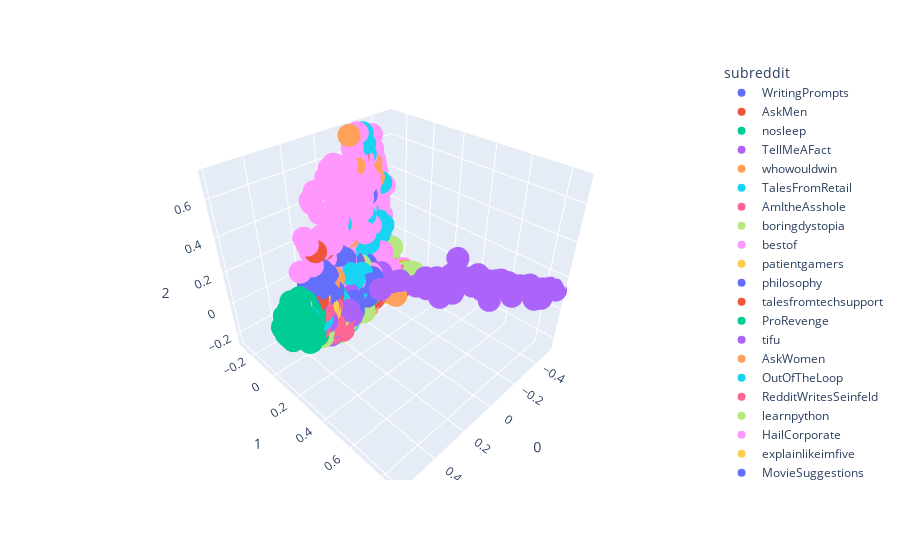

The notebook cell this image was saved under:
### Code cell
groups = plot_df.groupby('subreddit')

# Plot
fig, ax = plt.subplots()

fig.set_size_inches(30, 15)
ax.margins(0.05) # Optional, just adds 5% padding to the autoscaling
for name, group in groups:
    ax.plot(group[0], group[1],group[2] marker='o', linestyle='', ms=12, label=name)

x = decom.transform(vect.transform(["Am i the asshole"]).todense())[0]
ax.plot(x[0],x[1],x[2],marker="o", linestyle="", ms=12, label="Your Post", c="black")

ax.legend()

plt.show()

### Figure 1 — Plotly figure (JSON) as saved in the notebook; plotly's stock layout.template omitted (floating-point values rounded to 4 significant figures; data arrays with more than 128 entries replaced by an {"elided": "..."} marker saying what was removed)
{"data": [{"hovertemplate": "subreddit=WritingPrompts<br>0=%{x}<br>1=%{y}<br>2=%{z}<extra></extra>", "legendgroup": "WritingPrompts", "marker": {"color": "#636efa", "symbol": "circle"}, "mode": "markers", "name": "WritingPrompts", "scene": "scene", "showlegend": true, "type": "scatter3d", "x": {"elided": "208 float values"}, "y": {"elided": "208 float values"}, "z": {"elided": "208 float values"}}, {"hovertemplate": "subreddit=AskMen<br>0=%{x}<br>1=%{y}<br>2=%{z}<extra></extra>", "legendgroup": "AskMen", "marker": {"color": "#EF553B", "symbol": "circle"}, "mode": "markers", "name": "AskMen", "scene": "scene", "showlegend": true, "type": "scatter3d", "x": {"elided": "203 float values"}, "y": {"elided": "203 float values"}, "z": {"elided": "203 float values"}}, {"hovertemplate": "subreddit=nosleep<br>0=%{x}<br>1=%{y}<br>2=%{z}<extra></extra>", "legendgroup": "nosleep", "marker": {"color": "#00cc96", "symbol": "circle"}, "mode": "markers", "name": "nosleep", "scene": "scene", "showlegend": true, "type": "scatter3d", "x": {"elided": "202 float values"}, "y": {"elided": "202 float values"}, "z": {"elided": "202 float values"}}, {"hovertemplate": "subreddit=TellMeAFact<br>0=%{x}<br>1=%{y}<br>2=%{z}<extra></extra>", "legendgroup": "TellMeAFact", "marker": {"color": "#ab63fa", "symbol": "circle"}, "mode": "markers", "name": "TellMeAFact", "scene": "scene", "showlegend": true, "type": "scatter3d", "x": {"elided": "192 float values"}, "y": {"elided": "192 float values"}, "z": {"elided": "192 float values"}}, {"hovertemplate": "subreddit=whowouldwin<br>0=%{x}<br>1=%{y}<br>2=%{z}<extra></extra>", "legendgroup": "whowouldwin", "marker": {"color": "#FFA15A", "symbol": "circle"}, "mode": "markers", "name": "whowouldwin", "scene": "scene", "showlegend": true, "type": "scatter3d", "x": {"elided": "185 float values"}, "y": {"elided": "185 float values"}, "z": {"elided": "185 float values"}}, {"hovertemplate": "subreddit=TalesFromRetail<br>0=%{x}<br>1=%{y}<br>2=%{z}<extra></extra>", "legendgroup": "TalesFromRetail", "marker": {"color": "#19d3f3", "symbol": "circle"}, "mode": "markers", "name": "TalesFromRetail", "scene": "scene", "showlegend": true, "type": "scatter3d", "x": {"elided": "201 float values"}, "y": {"elided": "201 float values"}, "z": {"elided": "201 float values"}}, {"hovertemplate": "subreddit=AmItheAsshole<br>0=%{x}<br>1=%{y}<br>2=%{z}<extra></extra>", "legendgroup": "AmItheAsshole", "marker": {"color": "#FF6692", "symbol": "circle"}, "mode": "markers", "name": "AmItheAsshole", "scene": "scene", "showlegend": true, "type": "scatter3d", "x": {"elided": "180 float values"}, "y": {"elided": "180 float values"}, "z": {"elided": "180 float values"}}, {"hovertemplate": "subreddit=boringdystopia<br>0=%{x}<br>1=%{y}<br>2=%{z}<extra></extra>", "legendgroup": "boringdystopia", "marker": {"color": "#B6E880", "symbol": "circle"}, "mode": "markers", "name": "boringdystopia", "scene": "scene", "showlegend": true, "type": "scatter3d", "x": {"elided": "202 float values"}, "y": {"elided": "202 float values"}, "z": {"elided": "202 float values"}}, {"hovertemplate": "subreddit=bestof<br>0=%{x}<br>1=%{y}<br>2=%{z}<extra></extra>", "legendgroup": "bestof", "marker": {"color": "#FF97FF", "symbol": "circle"}, "mode": "markers", "name": "bestof", "scene": "scene", "showlegend": true, "type": "scatter3d", "x": {"elided": "200 float values"}, "y": {"elided": "200 float values"}, "z": {"elided": "200 float values"}}, {"hovertemplate": "subreddit=patientgamers<br>0=%{x}<br>1=%{y}<br>2=%{z}<extra></extra>", "legendgroup": "patientgamers", "marker": {"color": "#FECB52", "symbol": "circle"}, "mode": "markers", "name": "patientgamers", "scene": "scene", "showlegend": true, "type": "scatter3d", "x": {"elided": "184 float values"}, "y": {"elided": "184 float values"}, "z": {"elided": "184 float values"}}, {"hovertemplate": "subreddit=philosophy<br>0=%{x}<br>1=%{y}<br>2=%{z}<extra></extra>", "legendgroup": "philosophy", "marker": {"color": "#636efa", "symbol": "circle"}, "mode": "markers", "name": "philosophy", "scene": "scene", "showlegend": true, "type": "scatter3d", "x": {"elided": "212 float values"}, "y": {"elided": "212 float values"}, "z": {"elided": "212 float values"}}, {"hovertemplate": "subreddit=talesfromtechsupport<br>0=%{x}<br>1=%{y}<br>2=%{z}<extra></extra>", "legendgroup": "talesfromtechsupport", "marker": {"color": "#EF553B", "symbol": "circle"}, "mode": "markers", "name": "talesfromtechsupport", "scene": "scene", "showlegend": true, "type": "scatter3d", "x": {"elided": "205 float values"}, "y": {"elided": "205 float values"}, "z": {"elided": "205 float values"}}, {"hovertemplate": "subreddit=ProRevenge<br>0=%{x}<br>1=%{y}<br>2=%{z}<extra></extra>", "legendgroup": "ProRevenge", "marker": {"color": "#00cc96", "symbol": "circle"}, "mode": "markers", "name": "ProRevenge", "scene": "scene", "showlegend": true, "type": "scatter3d", "x": [0.3792, 0.4289, 0.4187, 0.276, 0.4578, 0.4425, 0.4584, 0.3967, 0.2321, 0.3569, 0.2769, 0.3904, 0.4718, 0.4611, 0.5455, 0.4057, 0.3726, 0.491, 0.4868, 0.4222, 0.4344, 0.4741, 0.3953, 0.4581, 0.4644, 0.4075, 0.4587, 0.2819, 0.3667, 0.472, 0.5049, 0.3565, 0.403, 0.2729, 0.422, 0.4396, 0.4482, 0.4523, 0.4581, 0.5371, 0.4273, 0.4707, 0.3979, 0.2489, 0.3769, 0.4, 0.3803, 0.5562, 0.3036, 0.3222, 0.4747, 0.4236, 0.4746, 0.4354, 0.4897, 0.4414, 0.5202, 0.4036, 0.4939, 0.5713, 0.4886, 0.4887, 0.4904, 0.3156, 0.4597, 0.5732, 0.2617, 0.5297, 0.3607, 0.4704, 0.3015, 0.4787, 0.4665, 0.3946, 0.4147, 0.5105, 0.4103, 0.2798, 0.4758, 0.465, 0.4165, 0.4866, 0.4005, 0.5303, 0.4035, 0.4506, 0.4403, 0.4366], "y": [0.09151, 0.09902, 0.1063, 0.09414, 0.1284, 0.1196, 0.1257, 0.07767, 0.06133, 0.1006, 0.09559, 0.09615, 0.125, 0.1234, 0.1475, 0.1056, 0.06243, 0.1161, 0.08549, 0.0482, 0.08833, 0.1226, 0.06531, 0.1233, 0.1169, 0.09905, 0.1387, 0.0405, 0.08684, 0.1192, 0.1057, 0.0763, 0.09785, 0.03109, 0.1253, 0.1138, 0.1295, 0.104, 0.1172, 0.1508, 0.08677, 0.1214, 0.09, 0.04483, 0.1109, 0.08313, 0.1109, 0.1387, 0.05091, 0.03587, 0.1157, 0.1074, 0.096, 0.1251, 0.09145, 0.1295, 0.1131, 0.1173, 0.1071, 0.1456, 0.1046, 0.1132, 0.1403, 0.07291, 0.1008, 0.1255, 0.04368, 0.1165, 0.101, 0.1542, 0.1021, 0.09233, 0.07872, 0.1118, 0.1016, 0.1236, 0.08105, 0.08252, 0.1237, 0.1349, 0.0748, 0.1102, 0.07591, 0.1279, 0.1005, 0.1176, 0.1058, 0.0728], "z": [0.06977, 0.06461, 0.01066, 0.02449, 0.04243, -0.0117, 0.08508, 0.02543, 0.05311, 0.001808, 0.007808, 0.02529, -0.04246, 0.02251, 0.06605, -0.0138, -0.0249, 0.03299, 0.01214, -0.007815, 0.03817, 0.007351, 0.07558, 0.02397, 0.0162, -0.05401, 0.07889, -0.02811, -0.02752, 0.003986, 0.08527, 0.09058, 0.03157, -0.008821, -0.01969, -0.03228, -0.0566, -0.01308, -0.0172, 0.02287, 0.03577, 0.07201, -0.03124, 0.0003416, -0.008995, 0.06721, -0.04123, 0.01234, 0.04815, 0.05792, 0.02932, 0.01376, 0.03041, 0.001065, 0.07769, -0.02654, 0.06633, -0.03102, 0.0338, 0.04103, 0.03039, 0.06496, 0.03682, 0.005184, 0.01443, 0.04631, 0.02017, 0.009853, -0.02458, -0.04252, -0.07994, 0.1126, 0.08334, -0.0578, 0.01505, 0.0381, 0.09489, -0.02805, 0.0687, -0.06245, 0.06678, 0.03416, 0.007721, 0.04736, -0.01812, -0.02179, 0.09543, -0.01347]}, {"hovertemplate": "subreddit=tifu<br>0=%{x}<br>1=%{y}<br>2=%{z}<extra></extra>", "legendgroup": "tifu", "marker": {"color": "#ab63fa", "symbol": "circle"}, "mode": "markers", "name": "tifu", "scene": "scene", "showlegend": true, "type": "scatter3d", "x": {"elided": "207 float values"}, "y": {"elided": "207 float values"}, "z": {"elided": "207 float values"}}, {"hovertemplate": "subreddit=AskWomen<br>0=%{x}<br>1=%{y}<br>2=%{z}<extra></extra>", "legendgroup": "AskWomen", "marker": {"color": "#FFA15A", "symbol": "circle"}, "mode": "markers", "name": "AskWomen", "scene": "scene", "showlegend": true, "type": "scatter3d", "x": {"elided": "208 float values"}, "y": {"elided": "208 float values"}, "z": {"elided": "208 float values"}}, {"hovertemplate": "subreddit=OutOfTheLoop<br>0=%{x}<br>1=%{y}<br>2=%{z}<extra></extra>", "legendgroup": "OutOfTheLoop", "marker": {"color": "#19d3f3", "symbol": "circle"}, "mode": "markers", "name": "OutOfTheLoop", "scene": "scene", "showlegend": true, "type": "scatter3d", "x": [-0.01258, -0.05963, -0.1812, 0.1099, 0.0433, -0.2646, -0.0867, -0.1113, 0.01455, -0.07106, -0.3022, 0.01726, 0.0006253, -0.1349, -0.1978, -0.1256, 0.009804, -0.1958, -0.06781, 0.007552, -0.07105, -0.02991, -0.1046, -0.2274, -0.07168, -0.09097, -0.103, 0.06587, -0.1028, 0.1409, -0.04545, 0.1361, 0.2164, 0.001378, -0.1142, -0.08792, -0.03692, -0.1045, -0.1333, -0.2759, 0.0478, -0.04324, 0.09589, -0.1119, -0.03159, -0.1323, -0.09345, -0.08415, 0.1344, -0.1228, -0.0866, -0.1236, -0.1894, -0.1172, 0.003456, -0.2765, -0.2025, -0.03435, -0.06092, -0.2648, -0.005372, -0.1626, 0.001897, -0.2487, -0.08529, -0.208, 0.0289, -0.09472, -0.05052, -0.1462, -0.1327, 0.04777, 0.004801, -0.08044, -0.1881, -0.0283, -0.051, 0.02183, -0.17, 0.03039, 0.0009833, 0.1532, -0.169, 0.1412, -0.07118, -0.1564, -0.1664, -0.05012, -0.1778, 0.1325, -0.09177, -0.1239, 0.0263, -0.2051, -0.04376, 0.1328, 0.03525, -0.04487, 0.0798, -0.1067, 0.005679, 0.02941, -0.1763, -0.1066, -0.0535, 0.01184, -0.1057, -0.04848, -0.1011, -0.1859, -0.204, -0.2634, -0.2436, -0.2261, -0.2451, -0.06275, -0.08542, -0.1061, 0.08731, -0.05404, -0.07496, 0.04699, -0.01515], "y": [-0.02682, -0.02208, -0.0489, -0.01915, -0.1027, -0.2049, -0.1052, -0.07272, -0.05812, -0.06956, -0.1603, 0.009185, -0.0547, -0.1665, -0.1603, -0.147, -0.08218, -0.1269, -0.07288, -0.07723, -0.02768, -0.08785, -0.07665, -0.06853, -0.07745, -0.03897, -0.1105, -0.07467, -0.1404, -0.02953, -0.1015, -0.03025, -0.01421, -0.09331, -0.1492, -0.08541, -0.09564, -0.122, -0.1362, -0.1929, -0.01701, -0.1282, -0.03692, -0.1602, -0.09613, -0.09631, -0.0321, -0.08698, 0.01041, -0.09425, -0.03508, -0.1497, -0.1192, -0.09506, -0.02494, -0.2696, -0.07964, -0.07734, -0.07424, -0.2377, -0.06471, -0.09393, -0.0312, -0.2215, -0.09415, -0.1181, 0.003314, -0.1297, -0.0637, -0.1638, -0.1258, -0.04454, -0.06357, -0.02633, -0.223, -0.05182, -0.09396, -0.002656, -0.1876, -0.0684, -0.08715, -0.004417, -0.1794, -0.04469, -0.04115, -0.1136, -0.09011, -0.04575, -0.06567, 0.06086, -0.07793, -0.04707, -0.0862, -0.179, -0.07777, 0.04553, -0.1111, -0.08571, -0.05034, -0.1172, -0.0489, -0.05467, -0.139, -0.1155, -0.1424, -0.07932, -0.1631, -0.1111, -0.0728, -0.1017, -0.07556, -0.1724, -0.1464, -0.1789, -0.1674, -0.06128, -0.07625, -0.1405, -0.08026, -0.1457, -0.1118, -0.05032, -0.04843], "z": [0.0868, 0.2416, 0.2012, 0.1301, 0.3296, 0.4436, 0.139, 0.04825, 0.0321, 0.1254, 0.4295, 0.09959, 0.0323, 0.3041, 0.2602, 0.222, 0.1381, 0.1681, 0.1008, 0.2601, 0.08733, 0.1723, 0.3356, 0.2304, 0.1504, 0.1854, 0.1773, 0.1988, 0.2877, 0.06329, 0.1154, 0.2256, 0.1557, 0.1999, 0.3185, 0.09919, 0.1654, 0.2134, 0.2685, 0.3536, 0.04999, 0.3267, 0.108, 0.3697, 0.08581, 0.291, 0.04875, 0.08661, 0.1197, 0.1497, 0.08164, 0.3456, 0.1853, 0.09347, 0.1168, 0.6901, 0.2608, 0.129, 0.2009, 0.582, 0.1476, 0.1735, 0.1081, 0.6505, 0.2333, 0.083, 0.03884, 0.1772, 0.02278, 0.368, 0.2748, 0.02694, 0.1103, 0.09096, 0.5852, 0.1123, 0.1547, 0.06147, 0.439, 0.1589, 0.1671, 0.0909, 0.4147, 0.2079, 0.02755, 0.1248, 0.1067, 0.2196, 0.1943, 0.1437, 0.07513, 0.1598, 0.1954, 0.3337, 0.158, 0.04809, 0.2528, 0.1262, 0.07829, 0.2141, 0.06457, 0.2003, 0.3196, 0.2731, 0.3713, 0.1452, 0.3885, 0.3071, 0.07248, 0.1244, 0.1527, 0.3292, 0.2985, 0.3307, 0.2841, 0.1761, 0.06652, 0.2735, 0.09737, 0.363, 0.08315, -0.01269, 0.1708]}, {"hovertemplate": "subreddit=RedditWritesSeinfeld<br>0=%{x}<br>1=%{y}<br>2=%{z}<extra></extra>", "legendgroup": "RedditWritesSeinfeld", "marker": {"color": "#FF6692", "symbol": "circle"}, "mode": "markers", "name": "RedditWritesSeinfeld", "scene": "scene", "showlegend": true, "type": "scatter3d", "x": {"elided": "206 float values"}, "y": {"elided": "206 float values"}, "z": {"elided": "206 float values"}}, {"hovertemplate": "subreddit=learnpython<br>0=%{x}<br>1=%{y}<br>2=%{z}<extra></extra>", "legendgroup": "learnpython", "marker": {"color": "#B6E880", "symbol": "circle"}, "mode": "markers", "name": "learnpython", "scene": "scene", "showlegend": true, "type": "scatter3d", "x": {"elided": "212 float values"}, "y": {"elided": "212 float values"}, "z": {"elided": "212 float values"}}, {"hovertemplate": "subreddit=HailCorporate<br>0=%{x}<br>1=%{y}<br>2=%{z}<extra></extra>", "legendgroup": "HailCorporate", "marker": {"color": "#FF97FF", "symbol": "circle"}, "mode": "markers", "name": "HailCorporate", "scene": "scene", "showlegend": true, "type": "scatter3d", "x": {"elided": "205 float values"}, "y": {"elided": "205 float values"}, "z": {"elided": "205 float values"}}, {"hovertemplate": "subreddit=explainlikeimfive<br>0=%{x}<br>1=%{y}<br>2=%{z}<extra></extra>", "legendgroup": "explainlikeimfive", "marker": {"color": "#FECB52", "symbol": "circle"}, "mode": "markers", "name": "explainlikeimfive", "scene": "scene", "showlegend": true, "type": "scatter3d", "x": {"elided": "191 float values"}, "y": {"elided": "191 float values"}, "z": {"elided": "191 float values"}}, {"hovertemplate": "subreddit=MovieSuggestions<br>0=%{x}<br>1=%{y}<br>2=%{z}<extra></extra>", "legendgroup": "MovieSuggestions", "marker": {"color": "#636efa", "symbol": "circle"}, "mode": "markers", "name": "MovieSuggestions", "scene": "scene", "showlegend": true, "type": "scatter3d", "x": {"elided": "194 float values"}, "y": {"elided": "194 float values"}, "z": {"elided": "194 float values"}}, {"hovertemplate": "subreddit=bestoflegaladvice<br>0=%{x}<br>1=%{y}<br>2=%{z}<extra></extra>", "legendgroup": "bestoflegaladvice", "marker": {"color": "#EF553B", "symbol": "circle"}, "mode": "markers", "name": "bestoflegaladvice", "scene": "scene", "showlegend": true, "type": "scatter3d", "x": {"elided": "210 float values"}, "y": {"elided": "210 float values"}, "z": {"elided": "210 float values"}}, {"hovertemplate": "subreddit=learnSQL<br>0=%{x}<br>1=%{y}<br>2=%{z}<extra></extra>", "legendgroup": "learnSQL", "marker": {"color": "#00cc96", "symbol": "circle"}, "mode": "markers", "name": "learnSQL", "scene": "scene", "showlegend": true, "type": "scatter3d", "x": {"elided": "203 float values"}, "y": {"elided": "203 float values"}, "z": {"elided": "203 float values"}}, {"hovertemplate": "subreddit=britishproblems<br>0=%{x}<br>1=%{y}<br>2=%{z}<extra></extra>", "legendgroup": "britishproblems", "marker": {"color": "#ab63fa", "symbol": "circle"}, "mode": "markers", "name": "britishproblems", "scene": "scene", "showlegend": true, "type": "scatter3d", "x": {"elided": "199 float values"}, "y": {"elided": "199 float values"}, "z": {"elided": "199 float values"}}, {"hovertemplate": "subreddit=worldnews<br>0=%{x}<br>1=%{y}<br>2=%{z}<extra></extra>", "legendgroup": "worldnews", "marker": {"color": "#FFA15A", "symbol": "circle"}, "mode": "markers", "name": "worldnews", "scene": "scene", "showlegend": true, "type": "scatter3d", "x": {"elided": "207 float values"}, "y": {"elided": "207 float values"}, "z": {"elided": "207 float values"}}, {"hovertemplate": "subreddit=askscience<br>0=%{x}<br>1=%{y}<br>2=%{z}<extra></extra>", "legendgroup": "askscience", "marker": {"color": "#19d3f3", "symbol": "circle"}, "mode": "markers", "name": "askscience", "scene": "scene", "showlegend": true, "type": "scatter3d", "x": {"elided": "214 float values"}, "y": {"elided": "214 float values"}, "z": {"elided": "214 float values"}}, {"hovertemplate": "subreddit=pcmasterrace<br>0=%{x}<br>1=%{y}<br>2=%{z}<extra></extra>", "legendgroup": "pcmasterrace", "marker": {"color": "#FF6692", "symbol": "circle"}, "mode": "markers", "name": "pcmasterrace", "scene": "scene", "showlegend": true, "type": "scatter3d", "x": {"elided": "197 float values"}, "y": {"elided": "197 float values"}, "z": {"elided": "197 float values"}}, {"hovertemplate": "subreddit=dating_advice<br>0=%{x}<br>1=%{y}<br>2=%{z}<extra></extra>", "legendgroup": "dating_advice", "marker": {"color": "#B6E880", "symbol": "circle"}, "mode": "markers", "name": "dating_advice", "scene": "scene", "showlegend": true, "type": "scatter3d", "x": {"elided": "210 float values"}, "y": {"elided": "210 float values"}, "z": {"elided": "210 float values"}}, {"hovertemplate": "subreddit=KarmaCourt<br>0=%{x}<br>1=%{y}<br>2=%{z}<extra></extra>", "legendgroup": "KarmaCourt", "marker": {"color": "#FF97FF", "symbol": "circle"}, "mode": "markers", "name": "KarmaCourt", "scene": "scene", "showlegend": true, "type": "scatter3d", "x": {"elided": "191 float values"}, "y": {"elided": "191 float values"}, "z": {"elided": "191 float values"}}, {"hovertemplate": "subreddit=newreddits<br>0=%{x}<br>1=%{y}<br>2=%{z}<extra></extra>", "legendgroup": "newreddits", "marker": {"color": "#FECB52", "symbol": "circle"}, "mode": "markers", "name": "newreddits", "scene": "scene", "showlegend": true, "type": "scatter3d", "x": [-0.1468, -0.1246, -0.1594, -0.1926, -0.116, -0.1344, -0.07182, -0.07279, -0.09957, -0.1982, 0.108, -0.1975, -0.1309, -0.04406, -0.1896], "y": [-0.06567, -0.07466, -0.0762, -0.06189, -0.05922, -0.01696, -0.0204, -0.05489, -0.06394, -0.02742, -0.007272, -0.08122, -0.05578, -0.04559, -0.0621], "z": [-0.05413, -0.08825, -0.02475, -0.07054, -0.02512, -0.05594, -0.1522, -0.1167, -0.04771, -0.04195, 0.08545, -0.06374, -0.006428, -0.06052, -0.05614]}, {"hovertemplate": "subreddit=books<br>0=%{x}<br>1=%{y}<br>2=%{z}<extra></extra>", "legendgroup": "books", "marker": {"color": "#636efa", "symbol": "circle"}, "mode": "markers", "name": "books", "scene": "scene", "showlegend": true, "type": "scatter3d", "x": {"elided": "198 float values"}, "y": {"elided": "198 float values"}, "z": {"elided": "198 float values"}}], "layout": {"legend": {"title": {"text": "subreddit"}, "tracegroupgap": 0}, "margin": {"t": 60}, "scene": {"domain": {"x": [0, 1], "y": [0, 1]}, "xaxis": {"title": {"text": "0"}}, "yaxis": {"title": {"text": "1"}}, "zaxis": {"title": {"text": "2"}}}}}
